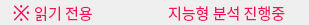
                     <widget class="QWidget" name="widget_5" native="true">
                      <property name="minimumSize">
                       <size>
                        <width>0</width>
                        <height>0</height>
                       </size>
                      </property>
                      <property name="maximumSize">
                       <size>
                        <width>16777215</width>
                        <height>25</height>
                       </size>
                      </property>
                      <layout class="QVBoxLayout" name="verticalLayout_30">
                       <property name="spacing">
                        <number>6</number>
                       </property>
                       <property name="topMargin">
                        <number>0</number>
                       </property>
                       <property name="bottomMargin">
                        <number>0</number>
                       </property>
                       <item>
                        <layout class="QHBoxLayout" name="horizontalLayout_54">
                         <item>
                          <layout class="QHBoxLayout" name="horizontalLayout_63">
                           <property name="spacing">
                            <number>0</number>
                           </property>
                           <item>
                            <widget class="QLabel" name="camera_page_readmod_icon">
                             <property name="sizePolicy">
                              <sizepolicy hsizetype="Fixed" vsizetype="Fixed">
                               <horstretch>0</horstretch>
                               <verstretch>0</verstretch>
                              </sizepolicy>
                             </property>
                             <property name="minimumSize">
                              <size>
                               <width>21</width>
                               <height>21</height>
                              </size>
                             </property>
                             <property name="maximumSize">
                              <size>
                               <width>21</width>
                               <height>21</height>
                              </size>
                             </property>
                             <property name="font">
                              <font>
                               <family>Sans</family>
                               <pointsize>16</pointsize>
                              </font>
                             </property>
                             <property name="styleSheet">
                              <string notr="true">color: rgb(242, 18, 94);</string>
                             </property>
                             <property name="text">
                              <string>※</string>
                             </property>
                             <property name="scaledContents">
                              <bool>true</bool>
                             </property>
                             <property name="alignment">
                              <set>Qt::AlignmentFlag::AlignCenter</set>
                             </property>
                            </widget>
                           </item>
                           <item>
                            <widget class="QLabel" name="camera_page_readmod_label">
                             <property name="sizePolicy">
                              <sizepolicy hsizetype="Fixed" vsizetype="Fixed">
                               <horstretch>0</horstretch>
                               <verstretch>0</verstretch>
                              </sizepolicy>
                             </property>
                             <property name="minimumSize">
                              <size>
                               <width>63</width>
                               <height>21</height>
                              </size>
                             </property>
                             <property name="maximumSize">
                              <size>
                               <width>38</width>
                               <height>21</height>
                              </size>
                             </property>
                             <property name="font">
                              <font>
                               <family>Sans</family>
                               <pointsize>11</pointsize>
                              </font>
                             </property>
                             <property name="styleSheet">
                              <string notr="true">color: rgb(242, 18, 94);</string>
                             </property>
                             <property name="text">
                              <string>읽기 전용</string>
                             </property>
                             <property name="alignment">
                              <set>Qt::AlignmentFlag::AlignCenter</set>
                             </property>
                            </widget>
                           </item>
                          </layout>
                         </item>
                         <item>
                          <spacer name="horizontalSpacer_45">
                           <property name="orientation">
                            <enum>Qt::Orientation::Horizontal</enum>
                           </property>
                           <property name="sizeHint" stdset="0">
                            <size>
                             <width>40</width>
                             <height>20</height>
                            </size>
                           </property>
                          </spacer>
                         </item>
                         <item>
                          <widget class="QLabel" name="camera_page_ai_active_icon">
                           <property name="sizePolicy">
                            <sizepolicy hsizetype="Fixed" vsizetype="Fixed">
                             <horstretch>0</horstretch>
                             <verstretch>0</verstretch>
                            </sizepolicy>
                           </property>
                           <property name="minimumSize">
                            <size>
                             <width>21</width>
                             <height>21</height>
                            </size>
                           </property>
                           <property name="maximumSize">
                            <size>
                             <width>21</width>
                             <height>21</height>
                            </size>
                           </property>
                           <property name="font">
                            <font>
                             <family>Sans</family>
                            </font>
                           </property>
                           <property name="styleSheet">
                            <string notr="true">color: rgb(242, 18, 94);</string>
                           </property>
                           <property name="text">
                            <string/>
                           </property>
                           <property name="pixmap">
                            <pixmap resource="../resourece.qrc">:/ui/ui/images/ico_analysis_on.svg</pixmap>
                           </property>
                           <property name="scaledContents">
                            <bool>true</bool>
                           </property>
                          </widget>
                         </item>
                         <item>
                          <widget class="QLabel" name="camera_page_ai_active_label">
                           <property name="sizePolicy">
                            <sizepolicy hsizetype="Fixed" vsizetype="Fixed">
                             <horstretch>0</horstretch>
                             <verstretch>0</verstretch>
                            </sizepolicy>
                           </property>
                           <property name="minimumSize">
                            <size>
                             <width>130</width>
                             <height>21</height>
                            </size>
                           </property>
                           <property name="maximumSize">
                            <size>
                             <width>130</width>
                             <height>21</height>
                            </size>
                           </property>
                           <property name="font">
                            <font>
                             <family>Sans</family>
                             <pointsize>11</pointsize>
                            </font>
                           </property>
                           <property name="styleSheet">
                            <string notr="true">color: rgb(242, 18, 94);</string>
                           </property>
                           <property name="text">
                            <string>지능형 분석 진행중</string>
                           </property>
                          </widget>
                         </item>
                        </layout>
                       </item>
                      </layout>
                     </widget>
